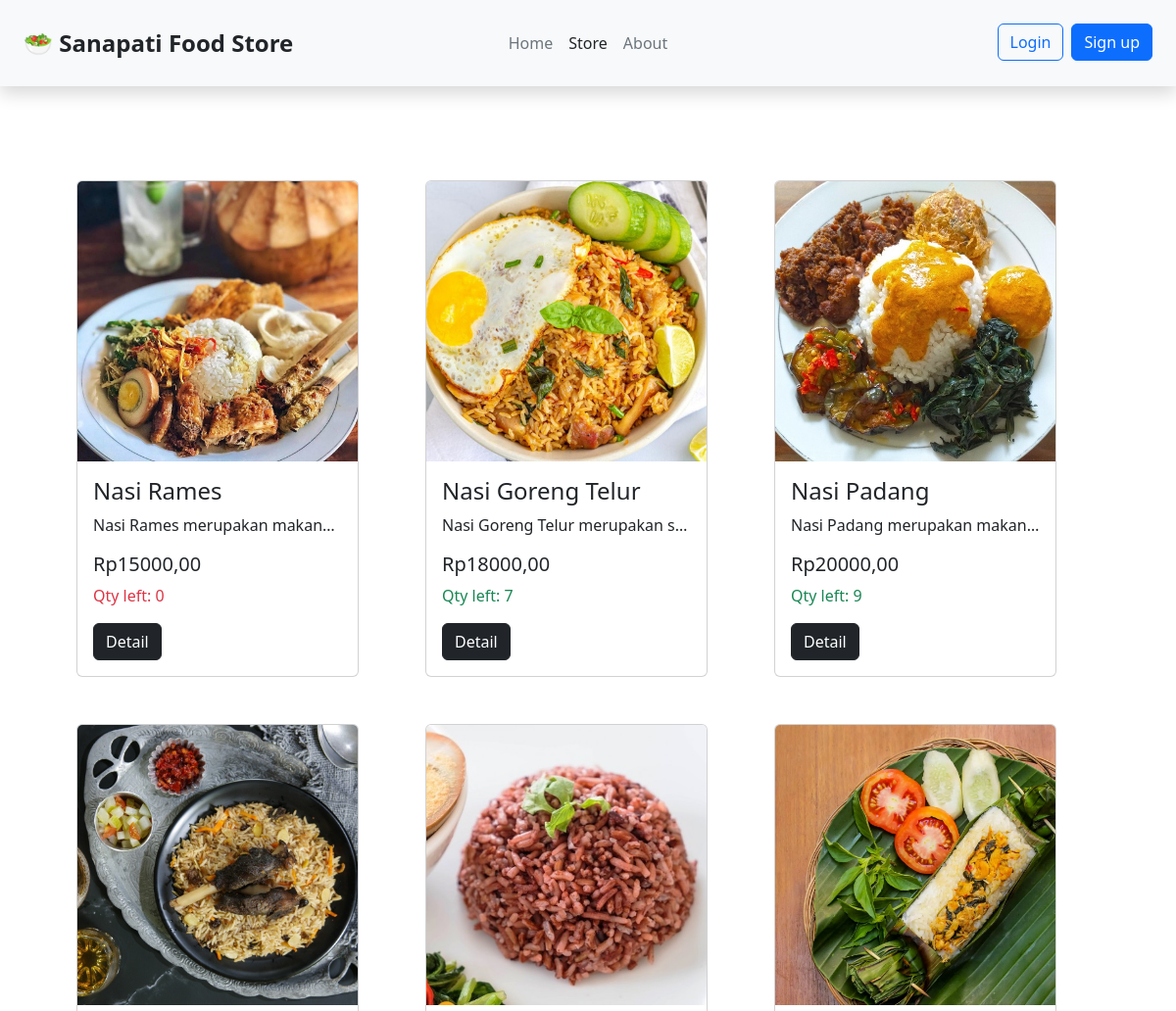
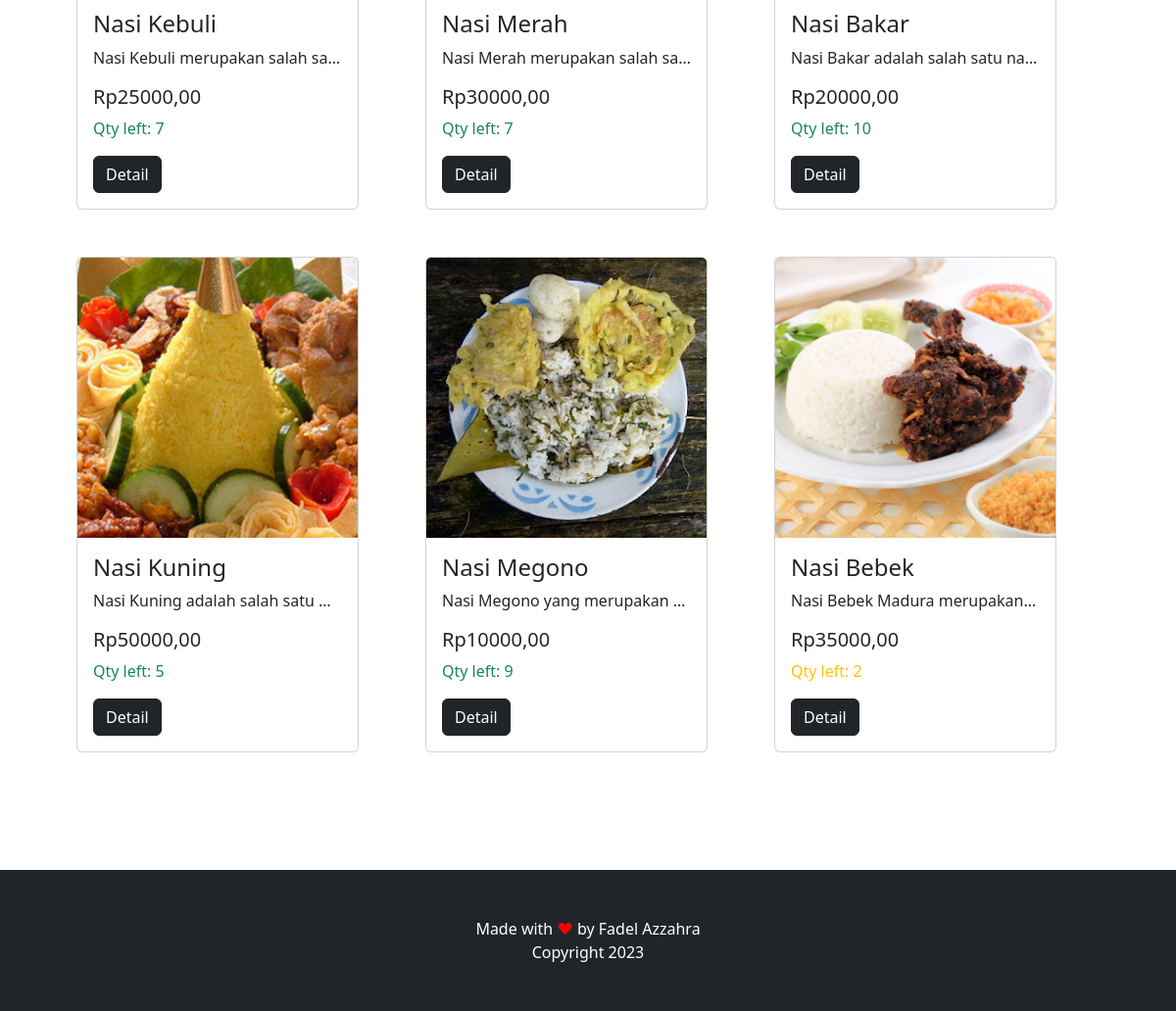
The page /store.php on the database its author committed (2 pictures, top to bottom).
### tables this page shows
CREATE TABLE `product` (
  `id` int(3) NOT NULL PRIMARY KEY,
  `name` varchar(255) NOT NULL,
  `description` varchar(255) NOT NULL,
  `price` int(20) NOT NULL,
  `qty` int(5) NOT NULL,
  `imagepath` varchar(50) NOT NULL
);

### function/dbfetch.php (called while the page is built, shortened)
<?php
    $pdo = pdo_connect();
    $stmt = $pdo->prepare('SELECT * FROM product');
    $stmt->execute();
    $products = $stmt->fetchAll(PDO::FETCH_ASSOC);
?>

### store.php (the view, shortened to what this page needs)
<?php
    include 'function/dbfetch.php';
    include 'function/cart.php';
    include 'template/header.php';
?>
<!DOCTYPE html>
<html lang="en">
<head>
  <link href="https://cdn.jsdelivr.net/npm/bootstrap@5.3.0-alpha1/dist/css/bootstrap.min.css" rel="stylesheet">
</head>
<body>
  <header class="d-flex flex-wrap justify-content-center justify-content-md-between p-4 sticky-top bg-light shadow">
    <a href="#" class="d-flex align-items-center col-md-4 mb-md-0 text-dark text-decoration-none">
      <span class="fs-4 text-dark fw-bold">🥗 Sanapati Food Store</span>
    </a>
    <ul class="nav col-12 col-md-auto mb-2 justify-content-center mb-md-0">
      <li><a href="index.php" class="nav-link px-2 link-secondary">Home</a></li>
      <li><a href="#" class="nav-link px-2 link-dark">Store</a></li>
      <li><a href="#" class="nav-link px-2 link-secondary">About</a></li>
    </ul>
    <div class="col-md-4 text-end">
      <?php
      generateHeader();
      ?>
  </header>
  <div class="container p-5 my-5">
    <div class="row row-cols-lg-3 row-cols-md-2 row-cols-1 gy-5">
        <?php
        foreach ($products as $product) {
          echo '<div class="col">';
          echo '<div class="card" style="width: 18rem;">';
          echo '<div class="ratio ratio-1x1">';
          echo '<img src="image/'. $product['imagepath']. '" class="card-img-top" alt="'. $product['name'] . '">';
          echo '</div>';
          echo '<div class="card-body">';
          echo '<h4 class="card-title">'.$product['name'].'</h4>';
          echo '<p class="card-text text-truncate">' . $product['description'].'</p>';
          echo '<h5 class="card-text text-dark">Rp'. $product['price'].',00</h5>';
          echo '<p class="card-text text-'.($product['qty'] > 3 ? "success" : ($product['qty'] == 0 ? "danger" : "warning")).' mt-2 mb-3">Qty left: '. $product['qty'].'</p>';
          echo '<a href="productdetail.php?id='.$product['id']. '" class="btn btn-dark me-2">Detail</a>';
          echo '</div>';
          echo '</div>';
          echo '</div>';
        }
        ?>
    </div>
  </div>
  <br>
  <footer class="footer py-5 bg-dark text-center">
    <span class="text-white">Made with <span style="color:red;">♥</span> by Fadel Azzahra</span>
    <br>
    <span class="text-white">Copyright 2023</span>
  </footer>
</body>
</html>

### template/header.php (shortened to what this page needs)
<?php
    function generateHeader(){
        if (empty($_SESSION['loggedIn'])){
        echo '<a href="login.php">';
        echo '<button type="button" class="btn btn-outline-primary me-2">Login</button>';
        echo '</a>';
        echo '<a href="signup.php">';
        echo '<button type="button" class="btn btn-primary">Sign up</button>';
        echo ' </a>';
        }
    }
?>

### rows shown on the page
product: imagepath (picture), name "Nasi Rames", description "Nasi Rames merupakan makan…", price "15000", qty "0"
product: imagepath (picture), name "Nasi Goreng Telur", description "Nasi Goreng Telur merupakan s…", price "18000", qty "7"
product: imagepath (picture), name "Nasi Padang", description "Nasi Padang merupakan makan…", price "20000", qty "9"
product: imagepath (picture), name "Nasi Kebuli", description "Nasi Kebuli merupakan salah sa…", price "25000", qty "7"
product: imagepath (picture), name "Nasi Merah", description "Nasi Merah merupakan salah sa…", price "30000", qty "7"
product: imagepath (picture), name "Nasi Bakar", description "Nasi Bakar adalah salah satu na…", price "20000", qty "10"
product: imagepath (picture), name "Nasi Kuning", description "Nasi Kuning adalah salah satu…", price "50000", qty "5"
product: imagepath (picture), name "Nasi Megono", description "Nasi Megono yang merupakan…", price "10000", qty "9"
product: imagepath (picture), name "Nasi Bebek", description "Nasi Bebek Madura merupakan…", price "35000", qty "2"
